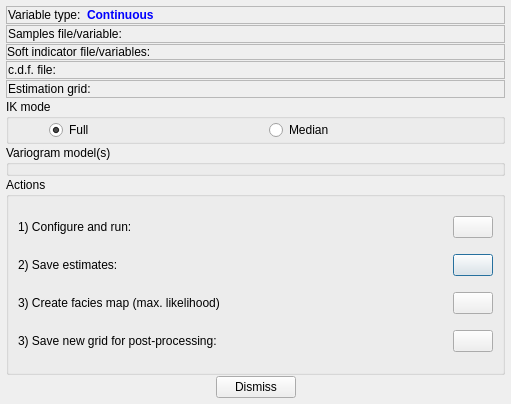
<?xml version="1.0" encoding="UTF-8"?>
<ui version="4.0">
 <class>IndicatorKrigingDialog</class>
 <widget class="QDialog" name="IndicatorKrigingDialog">
  <property name="geometry">
   <rect>
    <x>0</x>
    <y>0</y>
    <width>511</width>
    <height>404</height>
   </rect>
  </property>
  <property name="windowTitle">
   <string>Dialog</string>
  </property>
  <layout class="QVBoxLayout" name="verticalLayout">
   <property name="spacing">
    <number>1</number>
   </property>
   <property name="margin">
    <number>6</number>
   </property>
   <item>
    <widget class="QFrame" name="frame_5">
     <property name="frameShape">
      <enum>QFrame::StyledPanel</enum>
     </property>
     <property name="frameShadow">
      <enum>QFrame::Raised</enum>
     </property>
     <layout class="QHBoxLayout" name="horizontalLayout_7">
      <property name="spacing">
       <number>6</number>
      </property>
      <property name="margin">
       <number>1</number>
      </property>
      <item>
       <widget class="QLabel" name="label">
        <property name="text">
         <string>Variable type:</string>
        </property>
       </widget>
      </item>
      <item>
       <widget class="QLabel" name="lblIKVarType">
        <property name="sizePolicy">
         <sizepolicy hsizetype="MinimumExpanding" vsizetype="Preferred">
          <horstretch>0</horstretch>
          <verstretch>0</verstretch>
         </sizepolicy>
        </property>
        <property name="text">
         <string>&lt;html&gt;&lt;head/&gt;&lt;body&gt;&lt;p&gt;&lt;span style=&quot; font-weight:600; color:#0000ff;&quot;&gt;Continuous&lt;/span&gt;&lt;/p&gt;&lt;/body&gt;&lt;/html&gt;</string>
        </property>
       </widget>
      </item>
     </layout>
    </widget>
   </item>
   <item>
    <widget class="QFrame" name="frmInput">
     <property name="frameShape">
      <enum>QFrame::StyledPanel</enum>
     </property>
     <property name="frameShadow">
      <enum>QFrame::Raised</enum>
     </property>
     <layout class="QHBoxLayout" name="horizontalLayout_6">
      <property name="margin">
       <number>1</number>
      </property>
      <item>
       <widget class="QLabel" name="label_3">
        <property name="text">
         <string>Samples file/variable:</string>
        </property>
       </widget>
      </item>
     </layout>
    </widget>
   </item>
   <item>
    <widget class="QFrame" name="frmSoftIndicators">
     <property name="sizePolicy">
      <sizepolicy hsizetype="Preferred" vsizetype="Preferred">
       <horstretch>0</horstretch>
       <verstretch>0</verstretch>
      </sizepolicy>
     </property>
     <property name="frameShape">
      <enum>QFrame::StyledPanel</enum>
     </property>
     <property name="frameShadow">
      <enum>QFrame::Raised</enum>
     </property>
     <layout class="QHBoxLayout" name="horizontalLayout_8">
      <property name="spacing">
       <number>0</number>
      </property>
      <property name="margin">
       <number>0</number>
      </property>
      <item>
       <widget class="QLabel" name="label_4">
        <property name="text">
         <string>Soft indicator file/variables:</string>
        </property>
       </widget>
      </item>
     </layout>
    </widget>
   </item>
   <item>
    <widget class="QFrame" name="frmDistribution">
     <property name="frameShape">
      <enum>QFrame::StyledPanel</enum>
     </property>
     <property name="frameShadow">
      <enum>QFrame::Raised</enum>
     </property>
     <layout class="QHBoxLayout" name="horizontalLayout_5">
      <property name="margin">
       <number>1</number>
      </property>
      <item>
       <widget class="QLabel" name="lblDistributionFile">
        <property name="text">
         <string>c.d.f. file:</string>
        </property>
       </widget>
      </item>
     </layout>
    </widget>
   </item>
   <item>
    <widget class="QFrame" name="frmGrid">
     <property name="frameShape">
      <enum>QFrame::StyledPanel</enum>
     </property>
     <property name="frameShadow">
      <enum>QFrame::Raised</enum>
     </property>
     <layout class="QHBoxLayout" name="horizontalLayout_4">
      <property name="margin">
       <number>1</number>
      </property>
      <item>
       <widget class="QLabel" name="label_5">
        <property name="text">
         <string>Estimation grid:</string>
        </property>
       </widget>
      </item>
     </layout>
    </widget>
   </item>
   <item>
    <widget class="QGroupBox" name="groupBox">
     <property name="title">
      <string>IK mode</string>
     </property>
     <layout class="QHBoxLayout" name="horizontalLayout">
      <property name="leftMargin">
       <number>40</number>
      </property>
      <property name="topMargin">
       <number>1</number>
      </property>
      <property name="rightMargin">
       <number>20</number>
      </property>
      <property name="bottomMargin">
       <number>1</number>
      </property>
      <item>
       <widget class="QRadioButton" name="radioFullIK">
        <property name="text">
         <string>Full</string>
        </property>
        <property name="checked">
         <bool>true</bool>
        </property>
       </widget>
      </item>
      <item>
       <widget class="QRadioButton" name="radioMedianIK">
        <property name="text">
         <string>Median</string>
        </property>
       </widget>
      </item>
     </layout>
    </widget>
   </item>
   <item>
    <widget class="QGroupBox" name="groupVariograms">
     <property name="title">
      <string>Variogram model(s)</string>
     </property>
     <layout class="QHBoxLayout" name="horizontalLayout_3">
      <property name="margin">
       <number>1</number>
      </property>
     </layout>
    </widget>
   </item>
   <item>
    <widget class="QGroupBox" name="groupBox_3">
     <property name="sizePolicy">
      <sizepolicy hsizetype="Preferred" vsizetype="MinimumExpanding">
       <horstretch>0</horstretch>
       <verstretch>0</verstretch>
      </sizepolicy>
     </property>
     <property name="title">
      <string>Actions</string>
     </property>
     <layout class="QGridLayout" name="gridLayout">
      <item row="1" column="1">
       <widget class="QPushButton" name="btnSaveEstimates">
        <property name="text">
         <string/>
        </property>
        <property name="icon">
         <iconset resource="../resources.qrc">
          <normaloff>:/icons/save16</normaloff>:/icons/save16</iconset>
        </property>
       </widget>
      </item>
      <item row="0" column="1">
       <widget class="QPushButton" name="btnConfigureAndRun">
        <property name="text">
         <string/>
        </property>
        <property name="icon">
         <iconset resource="../resources.qrc">
          <normaloff>:/icons/setting16</normaloff>:/icons/setting16</iconset>
        </property>
       </widget>
      </item>
      <item row="1" column="0">
       <widget class="QLabel" name="label_6">
        <property name="sizePolicy">
         <sizepolicy hsizetype="MinimumExpanding" vsizetype="Preferred">
          <horstretch>0</horstretch>
          <verstretch>0</verstretch>
         </sizepolicy>
        </property>
        <property name="text">
         <string>2) Save estimates:</string>
        </property>
       </widget>
      </item>
      <item row="0" column="0">
       <widget class="QLabel" name="label_2">
        <property name="sizePolicy">
         <sizepolicy hsizetype="MinimumExpanding" vsizetype="Preferred">
          <horstretch>0</horstretch>
          <verstretch>0</verstretch>
         </sizepolicy>
        </property>
        <property name="text">
         <string>1) Configure and run:</string>
        </property>
       </widget>
      </item>
      <item row="2" column="1">
       <widget class="QPushButton" name="btnFaciesMap">
        <property name="text">
         <string/>
        </property>
        <property name="icon">
         <iconset resource="../resources.qrc">
          <normaloff>:/icons/faciesmap16</normaloff>:/icons/faciesmap16</iconset>
        </property>
       </widget>
      </item>
      <item row="2" column="0">
       <widget class="QLabel" name="lblFaciesMap">
        <property name="text">
         <string>3) Create facies map (max. likelihood)</string>
        </property>
       </widget>
      </item>
      <item row="3" column="0">
       <widget class="QLabel" name="lblSaveGridForPostik">
        <property name="text">
         <string>3) Save new grid for post-processing:</string>
        </property>
       </widget>
      </item>
      <item row="3" column="1">
       <widget class="QPushButton" name="btnSaveGridForPostik">
        <property name="text">
         <string/>
        </property>
        <property name="icon">
         <iconset resource="../resources.qrc">
          <normaloff>:/icons/save16</normaloff>:/icons/save16</iconset>
        </property>
       </widget>
      </item>
     </layout>
    </widget>
   </item>
   <item>
    <layout class="QHBoxLayout" name="horizontalLayout_2">
     <item>
      <spacer name="horizontalSpacer">
       <property name="orientation">
        <enum>Qt::Horizontal</enum>
       </property>
       <property name="sizeHint" stdset="0">
        <size>
         <width>40</width>
         <height>20</height>
        </size>
       </property>
      </spacer>
     </item>
     <item>
      <widget class="QPushButton" name="btnDismiss">
       <property name="text">
        <string>Dismiss</string>
       </property>
      </widget>
     </item>
     <item>
      <spacer name="horizontalSpacer_2">
       <property name="orientation">
        <enum>Qt::Horizontal</enum>
       </property>
       <property name="sizeHint" stdset="0">
        <size>
         <width>40</width>
         <height>20</height>
        </size>
       </property>
      </spacer>
     </item>
    </layout>
   </item>
  </layout>
 </widget>
 <resources>
  <include location="../resources.qrc"/>
 </resources>
 <connections>
  <connection>
   <sender>btnDismiss</sender>
   <signal>clicked()</signal>
   <receiver>IndicatorKrigingDialog</receiver>
   <slot>reject()</slot>
   <hints>
    <hint type="sourcelabel">
     <x>271</x>
     <y>386</y>
    </hint>
    <hint type="destinationlabel">
     <x>379</x>
     <y>388</y>
    </hint>
   </hints>
  </connection>
  <connection>
   <sender>radioFullIK</sender>
   <signal>clicked()</signal>
   <receiver>IndicatorKrigingDialog</receiver>
   <slot>onUpdateVariogramSelectors()</slot>
   <hints>
    <hint type="sourcelabel">
     <x>122</x>
     <y>125</y>
    </hint>
    <hint type="destinationlabel">
     <x>115</x>
     <y>112</y>
    </hint>
   </hints>
  </connection>
  <connection>
   <sender>radioMedianIK</sender>
   <signal>clicked()</signal>
   <receiver>IndicatorKrigingDialog</receiver>
   <slot>onUpdateVariogramSelectors()</slot>
   <hints>
    <hint type="sourcelabel">
     <x>483</x>
     <y>125</y>
    </hint>
    <hint type="destinationlabel">
     <x>345</x>
     <y>112</y>
    </hint>
   </hints>
  </connection>
  <connection>
   <sender>btnConfigureAndRun</sender>
   <signal>clicked()</signal>
   <receiver>IndicatorKrigingDialog</receiver>
   <slot>onConfigureAndRun()</slot>
   <hints>
    <hint type="sourcelabel">
     <x>494</x>
     <y>208</y>
    </hint>
    <hint type="destinationlabel">
     <x>508</x>
     <y>282</y>
    </hint>
   </hints>
  </connection>
  <connection>
   <sender>btnSaveEstimates</sender>
   <signal>clicked()</signal>
   <receiver>IndicatorKrigingDialog</receiver>
   <slot>onSave()</slot>
   <hints>
    <hint type="sourcelabel">
     <x>494</x>
     <y>253</y>
    </hint>
    <hint type="destinationlabel">
     <x>453</x>
     <y>385</y>
    </hint>
   </hints>
  </connection>
  <connection>
   <sender>btnFaciesMap</sender>
   <signal>clicked()</signal>
   <receiver>IndicatorKrigingDialog</receiver>
   <slot>onCreateFaciesMap()</slot>
   <hints>
    <hint type="sourcelabel">
     <x>494</x>
     <y>298</y>
    </hint>
    <hint type="destinationlabel">
     <x>489</x>
     <y>394</y>
    </hint>
   </hints>
  </connection>
  <connection>
   <sender>btnSaveGridForPostik</sender>
   <signal>clicked()</signal>
   <receiver>IndicatorKrigingDialog</receiver>
   <slot>onSaveForPostik()</slot>
   <hints>
    <hint type="sourcelabel">
     <x>481</x>
     <y>334</y>
    </hint>
    <hint type="destinationlabel">
     <x>508</x>
     <y>359</y>
    </hint>
   </hints>
  </connection>
 </connections>
 <slots>
  <slot>onUpdateVariogramSelectors()</slot>
  <slot>onConfigureAndRun()</slot>
  <slot>onSave()</slot>
  <slot>onCreateFaciesMap()</slot>
  <slot>onSaveForPostik()</slot>
 </slots>
</ui>
